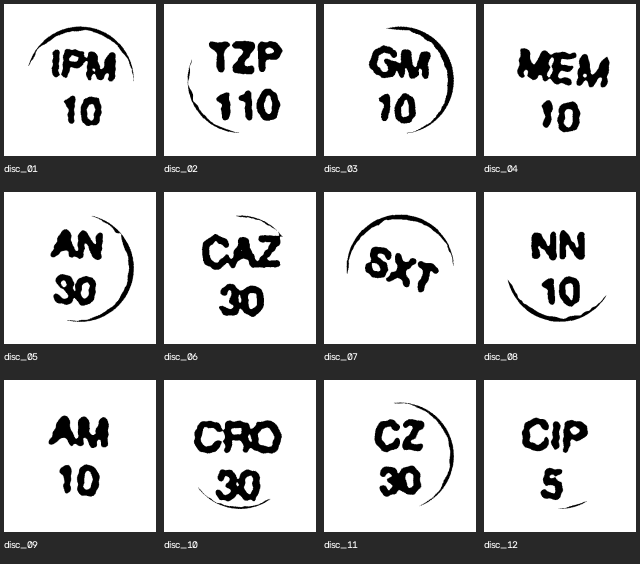
#> input picture vision/antibiotic_vision/archive/test1_c_letters_above/_01_letters_above.png, 640 x 564 px
$ python -i pipeline_c_letters_enhance.py   (imports and definitions only)   (older library calls are emulated)
#> lines starting #> are read from the running program, lines starting #| are printed output that depends on the picture; after the words box and inside, x2 and y2 are one past the last pixel; in counts of white or black regions, pixels touching at a corner belong together
#> further down, picture is the input picture: shape (564, 640); min 0, max 255, mean 187.6
### vision/antibiotic_vision/align_binary_discs.py
"""
align_binary_discs.py
=====================
Align black-on-white binary discs from test1_binary_discs/.

Four independent angle estimators:

  A. Projection profile  - maximize row-sum variance over angle sweep
  B. PCA / moments       - principal axis of black ink pixels
  C. Two-line centroids  - k-means into 2 clusters; vector between centres
                           is perpendicular to the text baseline
  D. Letter-box packing  - estimate avg letter size from blobs; find angle
                           where those letter-sized boxes line up in a row
  E. Centroid baseline   - PCA on *letter centres* only (not every ink pixel),
                           so individual stroke directions don't dominate
  F. Horizontal runs     - maximize total length of horizontal black runs
                           (letter strokes become long when text is flat)
  G. Dual-row fit        - same two-line idea as C, but score every angle:
                           two tight horizontal rows, well separated vertically
  H. Size-matched blobs  - eye prior: letter/word height ≈ 0.18 of disc;
                           keep only black blobs whose *width* is near that
                           size (letters ≈ square; short words ≈ 2–3×), then
                           two-line align on those blobs only

No OCR. Saves rotated images + a contact sheet per method.

Run:  python align_binary_discs.py
Out:  test1_aligned/
"""
import math
import os
import re

import cv2
import numpy as np

SRC_DIR = "test1_binary_discs"
OUT_DIR = "test1_aligned"
# Coarse then fine: 15 deg is enough to get near; refine for a cleaner horizontal.
COARSE_STEP = 5
FINE_SPAN = 5
FINE_STEP = 0.5

# From looking at test1_binary_discs (~400px): letters and words share about the
# same height — roughly 1/5 of the disc (~70–80px). Scale with image size.
LETTER_HEIGHT_FRAC = 0.18


# [6 lines left out: function list_discs, not called in this run]


def ink_mask(gray):
    """Black letters -> 255, white bg -> 0."""
    if gray.ndim == 3:
        gray = cv2.cvtColor(gray, cv2.COLOR_BGR2GRAY)
    return (gray < 128).astype(np.uint8) * 255
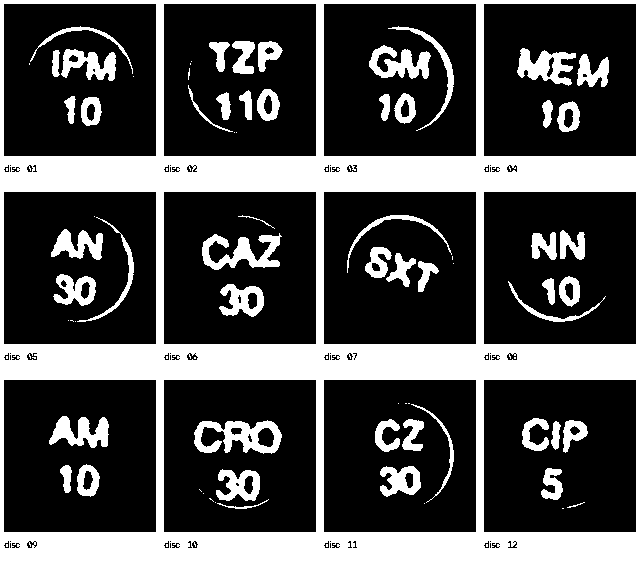
#> returned value: shape (564, 640); 30% white; 88 white regions (37 under 20 px), largest, box (x1, y1, x2, y2) and area: (0, 0, 640, 564) 82605, (194, 420, 282, 454) 1639, (202, 233, 282, 270) 1407


# [509 lines left out: functions strip_disc_rim, rotate, projection_score, method_projection, method_pca, method_two_line_centroids and 13 more, not called in this run]


# [2 lines that do not run on import are left out]

### vision/antibiotic_vision/archive/pipeline_c_letters_enhance.py
"""
pipeline_c_letters_enhance.py
=============================
Parallel path (no morphology):

  1) C-aligned disc from test1_aligned/
  2) letters-above / digits-below  (0 vs 180)
  3) Gonzalez & Woods 4ed methods on those upright discs
       Ch.3 intensity + spatial filters
       Ch.4 frequency-domain filters
       Ch.9 morphology
       Ch.10 edges / thresholding

No OCR of the label — images only.

Run:  python pipeline_c_letters_enhance.py
Out:  test1_c_letters_above/     upright C discs
      test1_c_letters_enhance/   one image per (disc, method) + contact sheets
"""
import os

import cv2
import numpy as np

from align_binary_discs import ink_mask, list_discs, rotate, sheet
from align_letters_above_digits import flip_to_letters_above, load_c

UPRIGHT_DIR = "test1_c_letters_above"
OUT_DIR = "test1_c_letters_enhance"


# ---------------------------------------------------------------------------
# Ch.3 intensity transformations
# ---------------------------------------------------------------------------
def negative(gray):
    return 255 - gray


# [21 lines left out: functions log_transform, gamma_correct, contrast_stretch, not called in this run]


def histogram_eq(gray):
    return cv2.equalizeHist(gray)


def clahe(gray):
    return cv2.createCLAHE(clipLimit=2.0, tileGridSize=(8, 8)).apply(gray)


# ---------------------------------------------------------------------------
# Ch.3 spatial smoothing / sharpening
# ---------------------------------------------------------------------------
def box_mean(gray):
    return cv2.blur(gray, (5, 5))


def gaussian_smooth(gray):
    return cv2.GaussianBlur(gray, (5, 5), 1.2)


def median_smooth(gray):
    return cv2.medianBlur(gray, 5)


# [4 lines left out: function laplacian_sharpen, not called in this run]


def unsharp_mask(gray):
    blur = cv2.GaussianBlur(gray, (0, 0), 1.5)
    return cv2.addWeighted(gray, 1.5, blur, -0.5, 0)


# [15 lines left out: functions highboost, sobel_edges, not called in this run]


def laplacian_then_stretch(gray):
    """Ch.3 'combining spatial enhancement methods'."""
    return contrast_stretch(laplacian_sharpen(gray))


# ---------------------------------------------------------------------------
# Ch.4 frequency-domain filters
# ---------------------------------------------------------------------------
def _fft_shifted(gray):
    f = np.fft.fft2(gray.astype(np.float64))
    return np.fft.fftshift(f)


# [53 lines left out: functions _ifft_abs, _radius_grid, fft_gaussian_lp, fft_gaussian_hp, fft_butterworth_lp, homomorphic, not called in this run]


# ---------------------------------------------------------------------------
# Ch.9 morphology (black ink on white)
# ---------------------------------------------------------------------------
def _morph(gray, op, ksize=5, iterations=1):
    ink = ink_mask(gray)
    ker = cv2.getStructuringElement(cv2.MORPH_RECT, (ksize, ksize))
    if op == "erode":
        out_ink = cv2.erode(ink, ker, iterations=iterations)
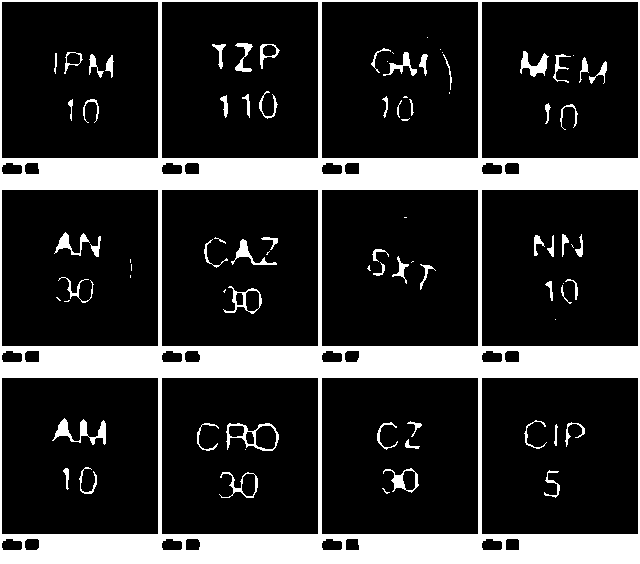
#> out_ink: shape (564, 640); 20% white; 83 white regions (24 under 20 px), largest, box (x1, y1, x2, y2) and area: (0, 0, 640, 564) 64925, (52, 418, 106, 445) 503, (226, 423, 279, 451) 389
    elif op == "dilate":
        out_ink = cv2.dilate(ink, ker, iterations=iterations)
    elif op == "open":
        out_ink = cv2.morphologyEx(ink, cv2.MORPH_OPEN, ker, iterations=iterations)
    elif op == "close":
        out_ink = cv2.morphologyEx(ink, cv2.MORPH_CLOSE, ker, iterations=iterations)
    else:
        raise ValueError(op)
    out = np.full_like(gray, 255)
    out[out_ink > 0] = 0
    return out


def morph_erode(gray):
    return _morph(gray, "erode", 5, 1)


def morph_dilate(gray):
    return _morph(gray, "dilate", 5, 1)


def morph_open(gray):
    return _morph(gray, "open", 5, 2)


def morph_close(gray):
    return _morph(gray, "close", 5, 1)


# ---------------------------------------------------------------------------
# Ch.10 edges / thresholding
# ---------------------------------------------------------------------------
def otsu(gray):
    _, th = cv2.threshold(gray, 0, 255, cv2.THRESH_BINARY + cv2.THRESH_OTSU)
    return th


def canny_edges(gray):
    edges = cv2.Canny(gray, 60, 160)
    return 255 - edges


METHODS = [
    ("00_original", lambda g: g.copy()),
    ("01_negative", negative),
    ("02_log", log_transform),
    ("03_gamma", gamma_correct),
    ("04_contrast_stretch", contrast_stretch),
    ("05_histogram_eq", histogram_eq),
    ("06_clahe", clahe),
    ("07_box_mean", box_mean),
    ("08_gaussian", gaussian_smooth),
    ("09_median", median_smooth),
    ("10_laplacian", laplacian_sharpen),
    ("11_unsharp", unsharp_mask),
    ("12_highboost", highboost),
    ("13_sobel", sobel_edges),
    ("14_canny", canny_edges),
    ("15_otsu", otsu),
    ("16_fft_lowpass", fft_gaussian_lp),
    ("17_fft_highpass", fft_gaussian_hp),
    ("18_fft_butterworth_lp", fft_butterworth_lp),
    ("19_homomorphic", homomorphic),
    ("20_erode", morph_erode),
    ("21_dilate", morph_dilate),
    ("22_open", morph_open),
    ("23_close", morph_close),
    ("24_laplacian_then_stretch", laplacian_then_stretch),
]


def _all_methods_sheet(stem, results, path, cols=5, cell=140):
    pairs = [(name, img) for name, img in results]
    sheet(pairs, path, cols=cols, cell=cell)


# [56 lines left out: function main, not called in this run]


# [2 lines not run here, left out]

>>> import cv2
>>> picture = cv2.imread('test1_c_letters_above/_01_letters_above.png', cv2.IMREAD_GRAYSCALE)
>>> result = morph_erode(picture)
